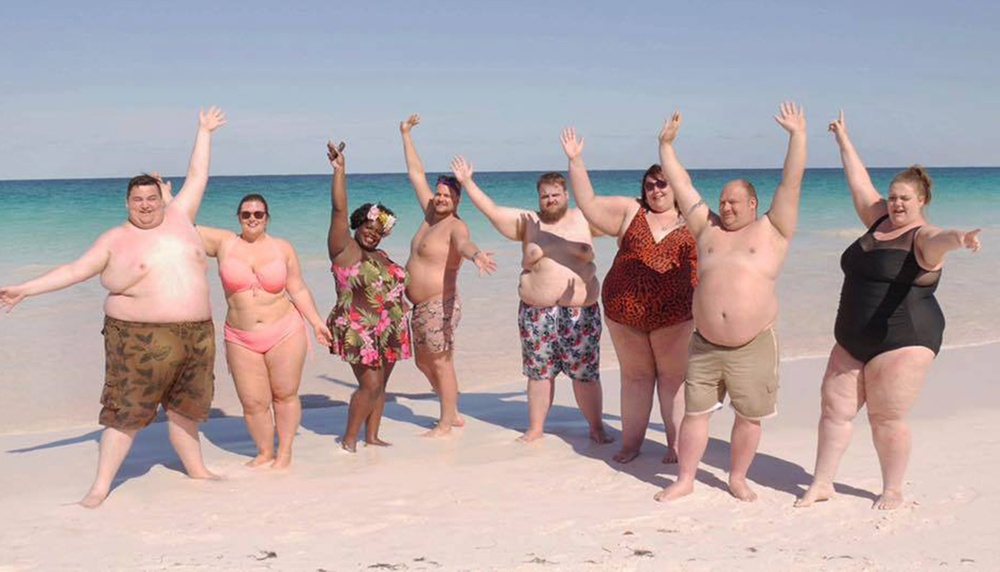
%> input picture Aula5/the-resort.jpg, 1000 x 572 px, shrunk from 2000 x 1145 before the run
$ octave testeGuiao.m   (GNU Octave 9; MATLAB toolbox functions it lacks are replaced by stand-ins)
%> lines starting %> are read from the running program, lines starting %| are printed output that depends on the picture; in (x1, y1, x2, y2) boxes, pixels count from 0 and x2, y2 are one past the last pixel; in counts of white or black regions, pixels touching at a corner belong together; the program's own positions count from 1
### Aula5/detector.m
function detector(c1,c2,g1,g2 )
% c1 e c2 sao as componentes cromaticas (0 a 1) da imagem
% Por exemplo, c1=h e c2=s para HSV
% g1 e g2 sao as gamas de valores da pele
skin = ((c1>g1(1)) & (c1<g1(2)) & (c2>g2(1)) & (c2<g2(2)));
figure;
imagesc(skin);
colormap(gray);
end

### Aula5/testeGuiao.m
clear all, close all, clc;

img = imread('the-resort.jpg');
%> img is the input picture: size 572x1000x3 uint8; mean R, G, B 180.7, 166.7, 168.7
hsv = rgb2hsv(img);
%> hsv: size 572x1000x3 double; mean H, S, V 0.319, 0.215, 0.761
h = hsv(:,:,1);
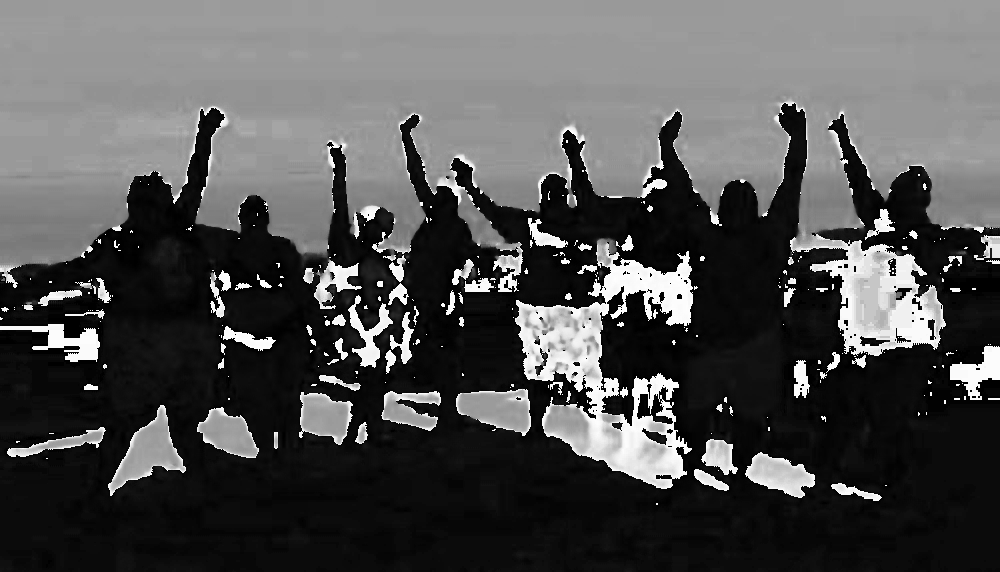
%> h: size 572x1000 double; min 0, max 0.999, mean 0.319
s = hsv(:,:,2);
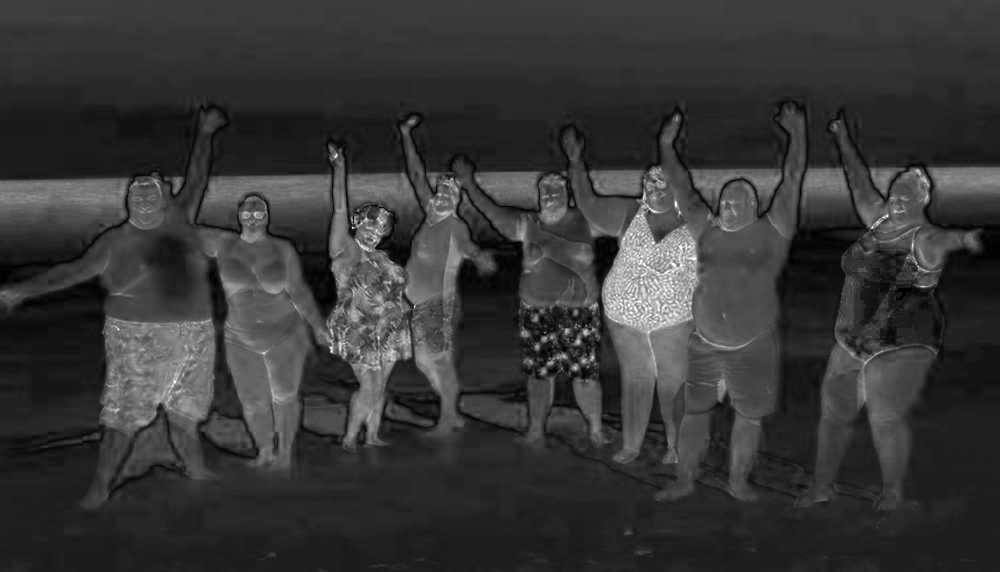
%> s: size 572x1000 double; min 0, max 1, mean 0.215
imagesc(img)
detector(h,s,[3,10]/100,[25,59]/100);
%> in detector, `skin = ((c1>g1(1)) & (c1<g1(2)) & (c2>g2(1)) & (c2<g2(2)));`:
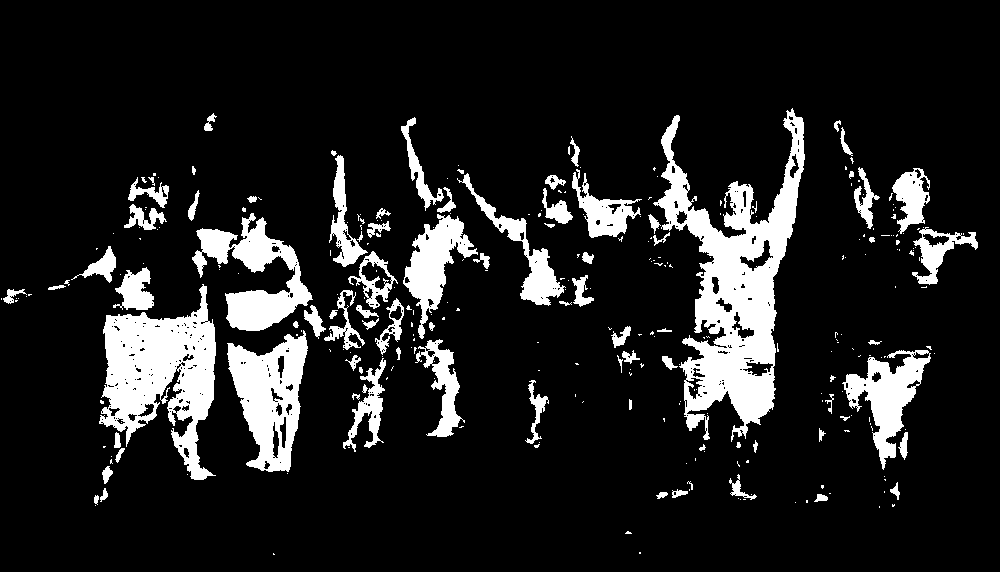
%> skin: size 572x1000 logical; 12.9% white; 298 white regions (210 under 20 px), largest, box (x1, y1, x2, y2) and area: (653, 108, 805, 442) 18848, (99, 284, 216, 480) 11690, (227, 330, 308, 472) 6420

$ run again, with Aula5/children.jpg copied over Aula5/the-resort.jpg
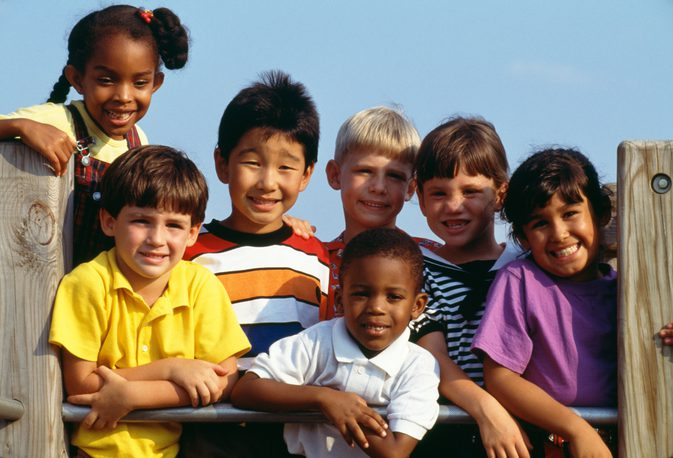
%> input picture Aula5/children.jpg, 673 x 458 px
%> img is the input picture: size 458x673x3 uint8; mean R, G, B 133.6, 123, 112.3
%> hsv: size 458x673x3 double; mean H, S, V 0.318, 0.438, 0.597
%> `s = hsv(:,:,2);`:
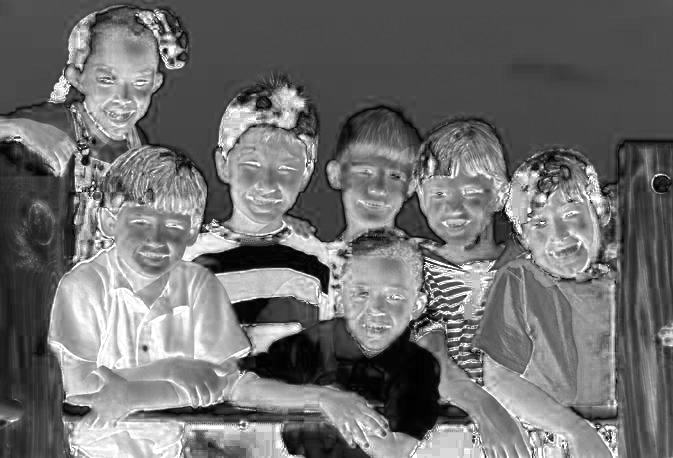
%> s: size 458x673 double; min 0, max 1, mean 0.438
%> in detector, `skin = ((c1>g1(1)) & (c1<g1(2)) & (c2>g2(1)) & (c2<g2(2)));`:
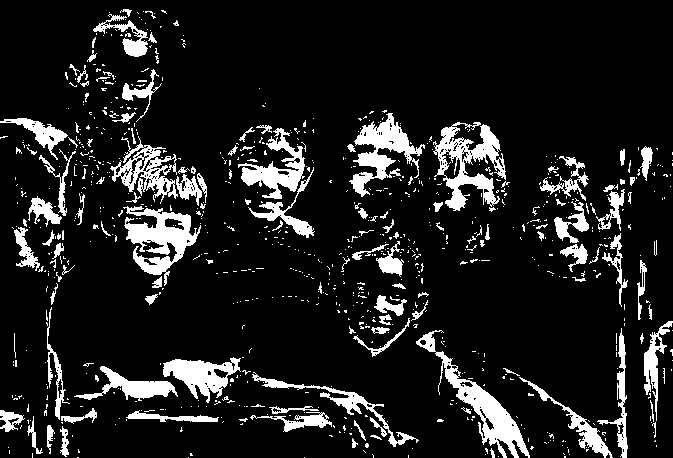
%> skin: size 458x673 logical; 12.1% white; 847 white regions (714 under 20 px), largest, box (x1, y1, x2, y2) and area: (416, 330, 530, 458) 2733, (433, 122, 506, 211) 2722, (123, 206, 201, 286) 2613

$ run again, with Aula5/correia.jpg copied over Aula5/the-resort.jpg
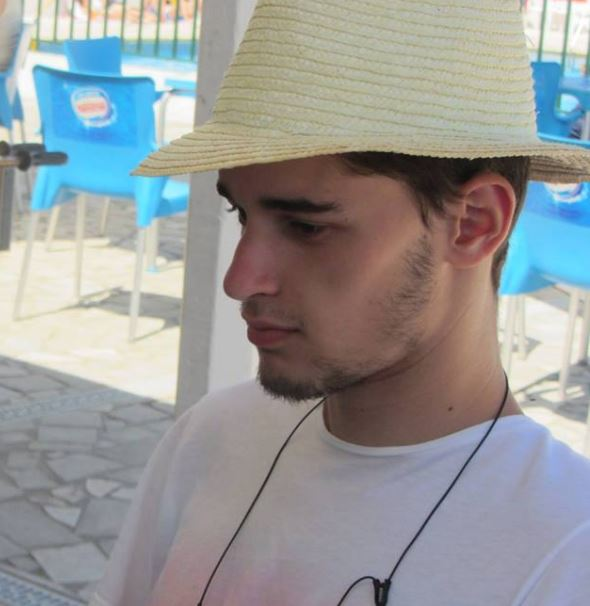
%> input picture Aula5/correia.jpg, 590 x 606 px
%> img is the input picture: size 606x590x3 uint8; mean R, G, B 151, 152.6, 152.6
%> hsv: size 606x590x3 double; mean H, S, V 0.343, 0.196, 0.66
%> `s = hsv(:,:,2);`:
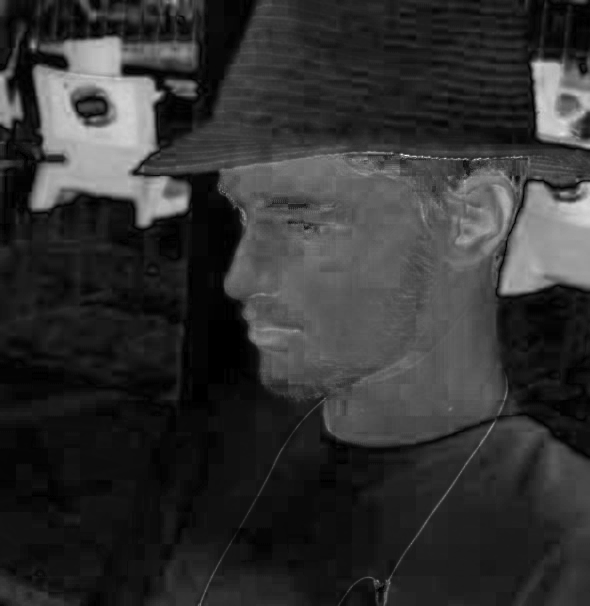
%> s: size 606x590 double; min 0, max 0.955, mean 0.196
%> in detector, `skin = ((c1>g1(1)) & (c1<g1(2)) & (c2>g2(1)) & (c2<g2(2)));`:
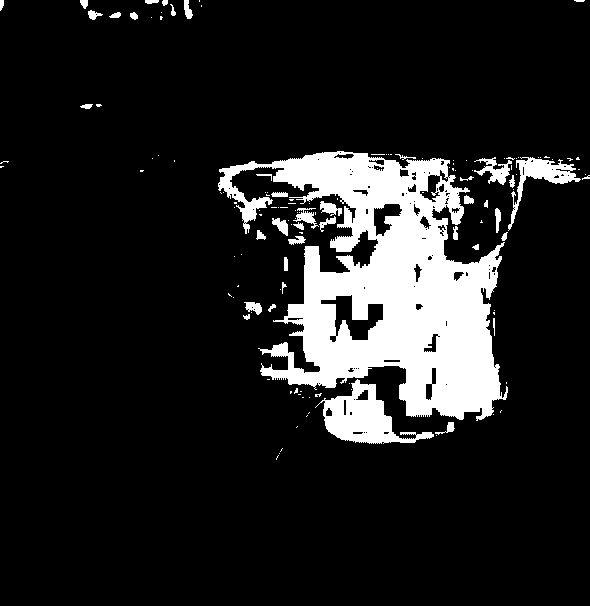
%> skin: size 606x590 logical; 12.6% white; 136 white regions (97 under 20 px), largest, box (x1, y1, x2, y2) and area: (218, 151, 508, 421) 37633, (315, 379, 434, 444) 3180, (508, 157, 581, 231) 1265
